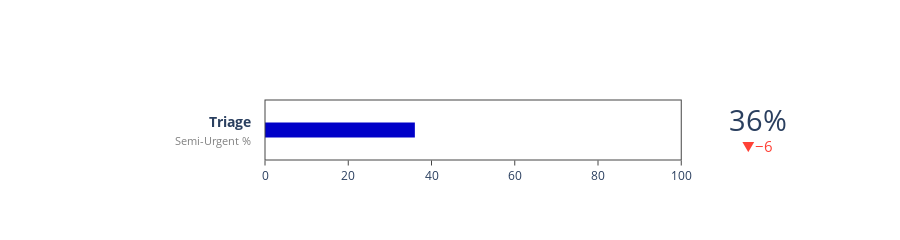

Notebook code for this chart:
### Code cell
import plotly.graph_objects as go

fig = go.Figure(go.Indicator(
    mode = "number+gauge+delta",
    title = {'text':"<b>Triage</b><br><span style='color: gray; font-size:0.8em'>Semi-Urgent %</span>", 'font': {"size": 14}},
    gauge = {
        'shape': "bullet",
        'axis': {'range': [None, 100]},
        'bar': {'color': 'rgb(0, 0, 200)'},
    },
    value = 36,
    delta = {'reference': 42},
    number = {'suffix': "%"},
    domain = {'x': [0.25, 1], 'y': [0, 1]},
    ))
fig.update_layout(height = 225)

fig.show()

### Figure 1 — Plotly figure (JSON) as saved in the notebook; plotly's stock layout.template omitted (floating-point values rounded to 4 significant figures)
{"data": [{"delta": {"reference": 42}, "domain": {"x": [0.25, 1], "y": [0, 1]}, "gauge": {"axis": {"range": [null, 100]}, "bar": {"color": "rgb(0, 0, 200)"}, "shape": "bullet"}, "mode": "number+gauge+delta", "number": {"suffix": "%"}, "title": {"font": {"size": 14}, "text": "<b>Triage</b><br><span style='color: gray; font-size:0.8em'>Semi-Urgent %</span>"}, "type": "indicator", "value": 36}], "layout": {"height": 225}}
